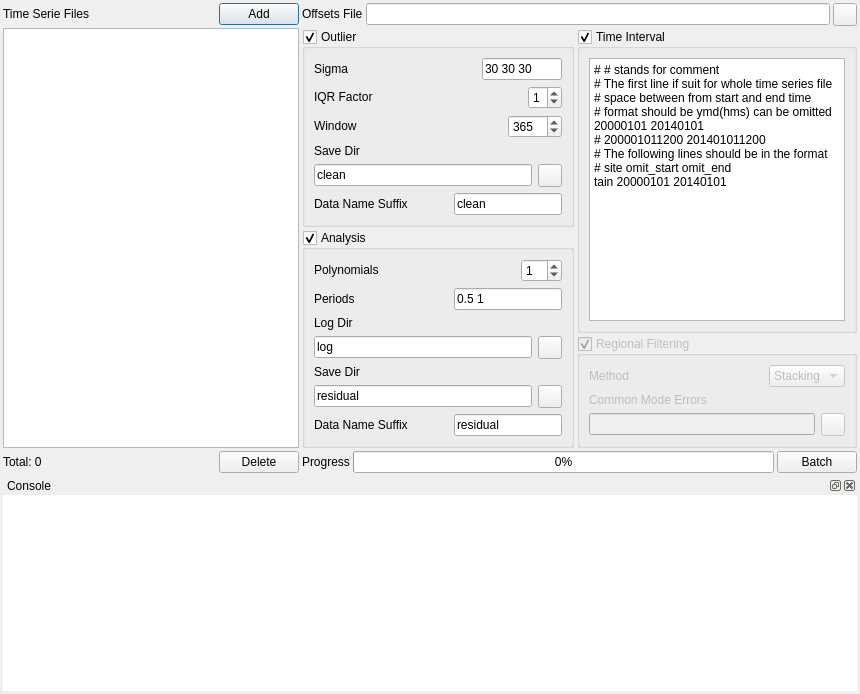
<?xml version="1.0" encoding="UTF-8"?>
<ui version="4.0">
 <class>Dialog</class>
 <widget class="QDialog" name="Dialog">
  <property name="geometry">
   <rect>
    <x>0</x>
    <y>0</y>
    <width>860</width>
    <height>694</height>
   </rect>
  </property>
  <property name="windowTitle">
   <string>TSAnalyzer Detrend</string>
  </property>
  <layout class="QGridLayout" name="gridLayout_2">
   <property name="margin">
    <number>3</number>
   </property>
   <property name="spacing">
    <number>3</number>
   </property>
   <item row="0" column="0">
    <layout class="QVBoxLayout" name="verticalLayout_7">
     <item>
      <layout class="QHBoxLayout" name="horizontalLayout_22">
       <item>
        <widget class="QLabel" name="label">
         <property name="focusPolicy">
          <enum>Qt::StrongFocus</enum>
         </property>
         <property name="text">
          <string>Time Serie Files</string>
         </property>
        </widget>
       </item>
       <item>
        <spacer name="horizontalSpacer_6">
         <property name="focusPolicy">
          <enum>Qt::StrongFocus</enum>
         </property>
         <property name="orientation">
          <enum>Qt::Horizontal</enum>
         </property>
         <property name="sizeHint" stdset="0">
          <size>
           <width>40</width>
           <height>20</height>
          </size>
         </property>
        </spacer>
       </item>
       <item>
        <widget class="QPushButton" name="selectButton">
         <property name="focusPolicy">
          <enum>Qt::StrongFocus</enum>
         </property>
         <property name="text">
          <string>Add</string>
         </property>
        </widget>
       </item>
      </layout>
     </item>
     <item>
      <widget class="QListWidget" name="listWidget">
       <property name="focusPolicy">
        <enum>Qt::StrongFocus</enum>
       </property>
       <property name="sortingEnabled">
        <bool>true</bool>
       </property>
      </widget>
     </item>
     <item>
      <layout class="QHBoxLayout" name="horizontalLayout_15">
       <item>
        <widget class="QLabel" name="countLabel">
         <property name="focusPolicy">
          <enum>Qt::StrongFocus</enum>
         </property>
         <property name="text">
          <string>Total: 0</string>
         </property>
        </widget>
       </item>
       <item>
        <spacer name="horizontalSpacer_20">
         <property name="focusPolicy">
          <enum>Qt::StrongFocus</enum>
         </property>
         <property name="orientation">
          <enum>Qt::Horizontal</enum>
         </property>
         <property name="sizeHint" stdset="0">
          <size>
           <width>40</width>
           <height>20</height>
          </size>
         </property>
        </spacer>
       </item>
       <item>
        <widget class="QPushButton" name="deleteButton">
         <property name="focusPolicy">
          <enum>Qt::StrongFocus</enum>
         </property>
         <property name="text">
          <string>Delete</string>
         </property>
        </widget>
       </item>
      </layout>
     </item>
    </layout>
   </item>
   <item row="1" column="0" colspan="2">
    <widget class="QDockWidget" name="dockWidget">
     <property name="focusPolicy">
      <enum>Qt::StrongFocus</enum>
     </property>
     <property name="windowTitle">
      <string>Console</string>
     </property>
     <widget class="QWidget" name="dockWidgetContents">
      <layout class="QGridLayout" name="gridLayout_6">
       <property name="margin">
        <number>0</number>
       </property>
       <property name="spacing">
        <number>0</number>
       </property>
       <item row="0" column="0">
        <widget class="QPlainTextEdit" name="consoleEdit">
         <property name="focusPolicy">
          <enum>Qt::StrongFocus</enum>
         </property>
         <property name="frameShape">
          <enum>QFrame::NoFrame</enum>
         </property>
         <property name="frameShadow">
          <enum>QFrame::Raised</enum>
         </property>
         <property name="lineWrapMode">
          <enum>QPlainTextEdit::WidgetWidth</enum>
         </property>
         <property name="readOnly">
          <bool>true</bool>
         </property>
        </widget>
       </item>
      </layout>
     </widget>
    </widget>
   </item>
   <item row="0" column="1">
    <layout class="QVBoxLayout" name="verticalLayout_8">
     <item>
      <layout class="QHBoxLayout" name="horizontalLayout">
       <item>
        <widget class="QLabel" name="label_2">
         <property name="focusPolicy">
          <enum>Qt::StrongFocus</enum>
         </property>
         <property name="text">
          <string>Offsets File</string>
         </property>
        </widget>
       </item>
       <item>
        <widget class="QLineEdit" name="offsetEdit">
         <property name="enabled">
          <bool>true</bool>
         </property>
         <property name="minimumSize">
          <size>
           <width>0</width>
           <height>0</height>
          </size>
         </property>
         <property name="focusPolicy">
          <enum>Qt::StrongFocus</enum>
         </property>
         <property name="readOnly">
          <bool>true</bool>
         </property>
        </widget>
       </item>
       <item>
        <widget class="QToolButton" name="offsetButton">
         <property name="focusPolicy">
          <enum>Qt::StrongFocus</enum>
         </property>
         <property name="text">
          <string/>
         </property>
        </widget>
       </item>
      </layout>
     </item>
     <item>
      <layout class="QHBoxLayout" name="horizontalLayout_11">
       <item>
        <layout class="QVBoxLayout" name="verticalLayout_5">
         <item>
          <widget class="QGroupBox" name="outlierGroup">
           <property name="focusPolicy">
            <enum>Qt::StrongFocus</enum>
           </property>
           <property name="title">
            <string>Outlier</string>
           </property>
           <property name="flat">
            <bool>false</bool>
           </property>
           <property name="checkable">
            <bool>true</bool>
           </property>
           <layout class="QGridLayout" name="gridLayout_4">
            <item row="2" column="0">
             <layout class="QHBoxLayout" name="horizontalLayout_8">
              <item>
               <widget class="QLabel" name="label_7">
                <property name="focusPolicy">
                 <enum>Qt::StrongFocus</enum>
                </property>
                <property name="text">
                 <string>Window</string>
                </property>
               </widget>
              </item>
              <item>
               <spacer name="horizontalSpacer_5">
                <property name="focusPolicy">
                 <enum>Qt::StrongFocus</enum>
                </property>
                <property name="orientation">
                 <enum>Qt::Horizontal</enum>
                </property>
                <property name="sizeHint" stdset="0">
                 <size>
                  <width>40</width>
                  <height>20</height>
                 </size>
                </property>
               </spacer>
              </item>
              <item>
               <widget class="QSpinBox" name="iqrWindowBox">
                <property name="focusPolicy">
                 <enum>Qt::StrongFocus</enum>
                </property>
                <property name="maximum">
                 <number>9999</number>
                </property>
                <property name="value">
                 <number>365</number>
                </property>
               </widget>
              </item>
             </layout>
            </item>
            <item row="0" column="0">
             <layout class="QHBoxLayout" name="horizontalLayout_6">
              <item>
               <widget class="QLabel" name="label_5">
                <property name="focusPolicy">
                 <enum>Qt::StrongFocus</enum>
                </property>
                <property name="text">
                 <string>Sigma</string>
                </property>
               </widget>
              </item>
              <item>
               <spacer name="horizontalSpacer_18">
                <property name="focusPolicy">
                 <enum>Qt::StrongFocus</enum>
                </property>
                <property name="orientation">
                 <enum>Qt::Horizontal</enum>
                </property>
                <property name="sizeHint" stdset="0">
                 <size>
                  <width>40</width>
                  <height>20</height>
                 </size>
                </property>
               </spacer>
              </item>
              <item>
               <widget class="QLineEdit" name="sigmaEdit">
                <property name="maximumSize">
                 <size>
                  <width>80</width>
                  <height>16777215</height>
                 </size>
                </property>
                <property name="focusPolicy">
                 <enum>Qt::StrongFocus</enum>
                </property>
                <property name="layoutDirection">
                 <enum>Qt::LeftToRight</enum>
                </property>
                <property name="inputMask">
                 <string/>
                </property>
                <property name="text">
                 <string>30 30 30</string>
                </property>
               </widget>
              </item>
             </layout>
            </item>
            <item row="3" column="0">
             <layout class="QVBoxLayout" name="verticalLayout_2">
              <item>
               <widget class="QLabel" name="label_19">
                <property name="focusPolicy">
                 <enum>Qt::StrongFocus</enum>
                </property>
                <property name="text">
                 <string>Save Dir</string>
                </property>
               </widget>
              </item>
              <item>
               <layout class="QHBoxLayout" name="horizontalLayout_4">
                <item>
                 <widget class="QLineEdit" name="outlierDirEdit">
                  <property name="enabled">
                   <bool>true</bool>
                  </property>
                  <property name="focusPolicy">
                   <enum>Qt::StrongFocus</enum>
                  </property>
                  <property name="text">
                   <string>clean</string>
                  </property>
                  <property name="readOnly">
                   <bool>true</bool>
                  </property>
                 </widget>
                </item>
                <item>
                 <widget class="QToolButton" name="outlierDirButton">
                  <property name="focusPolicy">
                   <enum>Qt::StrongFocus</enum>
                  </property>
                  <property name="text">
                   <string/>
                  </property>
                 </widget>
                </item>
               </layout>
              </item>
             </layout>
            </item>
            <item row="1" column="0">
             <layout class="QHBoxLayout" name="horizontalLayout_7">
              <item>
               <widget class="QLabel" name="label_6">
                <property name="focusPolicy">
                 <enum>Qt::StrongFocus</enum>
                </property>
                <property name="text">
                 <string>IQR Factor</string>
                </property>
               </widget>
              </item>
              <item>
               <spacer name="horizontalSpacer_4">
                <property name="focusPolicy">
                 <enum>Qt::StrongFocus</enum>
                </property>
                <property name="orientation">
                 <enum>Qt::Horizontal</enum>
                </property>
                <property name="sizeHint" stdset="0">
                 <size>
                  <width>40</width>
                  <height>20</height>
                 </size>
                </property>
               </spacer>
              </item>
              <item>
               <widget class="QSpinBox" name="iqrBox">
                <property name="focusPolicy">
                 <enum>Qt::StrongFocus</enum>
                </property>
                <property name="maximum">
                 <number>5</number>
                </property>
                <property name="value">
                 <number>1</number>
                </property>
               </widget>
              </item>
             </layout>
            </item>
            <item row="4" column="0">
             <layout class="QHBoxLayout" name="horizontalLayout_19">
              <item>
               <widget class="QLabel" name="label_20">
                <property name="focusPolicy">
                 <enum>Qt::StrongFocus</enum>
                </property>
                <property name="text">
                 <string>Data Name Suffix</string>
                </property>
               </widget>
              </item>
              <item>
               <spacer name="horizontalSpacer_19">
                <property name="focusPolicy">
                 <enum>Qt::StrongFocus</enum>
                </property>
                <property name="orientation">
                 <enum>Qt::Horizontal</enum>
                </property>
                <property name="sizeHint" stdset="0">
                 <size>
                  <width>40</width>
                  <height>20</height>
                 </size>
                </property>
               </spacer>
              </item>
              <item>
               <widget class="QLineEdit" name="outlierNameEdit">
                <property name="focusPolicy">
                 <enum>Qt::StrongFocus</enum>
                </property>
                <property name="text">
                 <string>clean</string>
                </property>
               </widget>
              </item>
             </layout>
            </item>
           </layout>
          </widget>
         </item>
         <item>
          <widget class="QGroupBox" name="analysisGroup">
           <property name="focusPolicy">
            <enum>Qt::StrongFocus</enum>
           </property>
           <property name="title">
            <string>Analysis</string>
           </property>
           <property name="checkable">
            <bool>true</bool>
           </property>
           <layout class="QVBoxLayout" name="verticalLayout_9">
            <item>
             <layout class="QHBoxLayout" name="horizontalLayout_24">
              <item>
               <widget class="QLabel" name="label_8">
                <property name="focusPolicy">
                 <enum>Qt::StrongFocus</enum>
                </property>
                <property name="text">
                 <string>Polynomials</string>
                </property>
               </widget>
              </item>
              <item>
               <spacer name="horizontalSpacer_7">
                <property name="focusPolicy">
                 <enum>Qt::StrongFocus</enum>
                </property>
                <property name="orientation">
                 <enum>Qt::Horizontal</enum>
                </property>
                <property name="sizeHint" stdset="0">
                 <size>
                  <width>40</width>
                  <height>20</height>
                 </size>
                </property>
               </spacer>
              </item>
              <item>
               <widget class="QSpinBox" name="polyBox">
                <property name="focusPolicy">
                 <enum>Qt::StrongFocus</enum>
                </property>
                <property name="value">
                 <number>1</number>
                </property>
               </widget>
              </item>
             </layout>
            </item>
            <item>
             <layout class="QHBoxLayout" name="horizontalLayout_25">
              <item>
               <widget class="QLabel" name="label_9">
                <property name="focusPolicy">
                 <enum>Qt::StrongFocus</enum>
                </property>
                <property name="text">
                 <string>Periods</string>
                </property>
               </widget>
              </item>
              <item>
               <spacer name="horizontalSpacer_8">
                <property name="focusPolicy">
                 <enum>Qt::StrongFocus</enum>
                </property>
                <property name="orientation">
                 <enum>Qt::Horizontal</enum>
                </property>
                <property name="sizeHint" stdset="0">
                 <size>
                  <width>40</width>
                  <height>20</height>
                 </size>
                </property>
               </spacer>
              </item>
              <item>
               <widget class="QLineEdit" name="periodEdit">
                <property name="enabled">
                 <bool>true</bool>
                </property>
                <property name="focusPolicy">
                 <enum>Qt::StrongFocus</enum>
                </property>
                <property name="text">
                 <string>0.5 1</string>
                </property>
               </widget>
              </item>
             </layout>
            </item>
            <item>
             <layout class="QVBoxLayout" name="verticalLayout_3">
              <item>
               <widget class="QLabel" name="label_10">
                <property name="focusPolicy">
                 <enum>Qt::StrongFocus</enum>
                </property>
                <property name="text">
                 <string>Log Dir</string>
                </property>
               </widget>
              </item>
              <item>
               <layout class="QHBoxLayout" name="horizontalLayout_5">
                <item>
                 <widget class="QLineEdit" name="logDirEdit">
                  <property name="enabled">
                   <bool>true</bool>
                  </property>
                  <property name="focusPolicy">
                   <enum>Qt::StrongFocus</enum>
                  </property>
                  <property name="text">
                   <string>log</string>
                  </property>
                  <property name="readOnly">
                   <bool>true</bool>
                  </property>
                 </widget>
                </item>
                <item>
                 <widget class="QToolButton" name="logDirButton">
                  <property name="focusPolicy">
                   <enum>Qt::StrongFocus</enum>
                  </property>
                  <property name="text">
                   <string/>
                  </property>
                 </widget>
                </item>
               </layout>
              </item>
             </layout>
            </item>
            <item>
             <layout class="QVBoxLayout" name="verticalLayout_4">
              <item>
               <widget class="QLabel" name="label_11">
                <property name="focusPolicy">
                 <enum>Qt::StrongFocus</enum>
                </property>
                <property name="text">
                 <string>Save Dir</string>
                </property>
               </widget>
              </item>
              <item>
               <layout class="QHBoxLayout" name="horizontalLayout_9">
                <item>
                 <widget class="QLineEdit" name="saveDirEdit">
                  <property name="enabled">
                   <bool>true</bool>
                  </property>
                  <property name="focusPolicy">
                   <enum>Qt::StrongFocus</enum>
                  </property>
                  <property name="text">
                   <string>residual</string>
                  </property>
                  <property name="readOnly">
                   <bool>true</bool>
                  </property>
                 </widget>
                </item>
                <item>
                 <widget class="QToolButton" name="saveDirButton">
                  <property name="focusPolicy">
                   <enum>Qt::StrongFocus</enum>
                  </property>
                  <property name="text">
                   <string/>
                  </property>
                 </widget>
                </item>
               </layout>
              </item>
             </layout>
            </item>
            <item>
             <layout class="QHBoxLayout" name="horizontalLayout_10">
              <item>
               <widget class="QLabel" name="label_14">
                <property name="focusPolicy">
                 <enum>Qt::StrongFocus</enum>
                </property>
                <property name="text">
                 <string>Data Name Suffix</string>
                </property>
               </widget>
              </item>
              <item>
               <spacer name="horizontalSpacer_10">
                <property name="focusPolicy">
                 <enum>Qt::StrongFocus</enum>
                </property>
                <property name="orientation">
                 <enum>Qt::Horizontal</enum>
                </property>
                <property name="sizeHint" stdset="0">
                 <size>
                  <width>40</width>
                  <height>20</height>
                 </size>
                </property>
               </spacer>
              </item>
              <item>
               <widget class="QLineEdit" name="saveNameEdit">
                <property name="focusPolicy">
                 <enum>Qt::StrongFocus</enum>
                </property>
                <property name="text">
                 <string>residual</string>
                </property>
               </widget>
              </item>
             </layout>
            </item>
           </layout>
          </widget>
         </item>
        </layout>
       </item>
       <item>
        <layout class="QVBoxLayout" name="verticalLayout">
         <item>
          <widget class="QGroupBox" name="timeGroup">
           <property name="focusPolicy">
            <enum>Qt::StrongFocus</enum>
           </property>
           <property name="title">
            <string>Time Interval</string>
           </property>
           <property name="checkable">
            <bool>true</bool>
           </property>
           <layout class="QGridLayout" name="gridLayout">
            <item row="0" column="0">
             <widget class="QPlainTextEdit" name="timeEdit">
              <property name="focusPolicy">
               <enum>Qt::StrongFocus</enum>
              </property>
              <property name="lineWrapMode">
               <enum>QPlainTextEdit::NoWrap</enum>
              </property>
              <property name="plainText">
               <string># # stands for comment
# The first line if suit for whole time series file
# space between from start and end time
# format should be ymd(hms) can be omitted
20000101 20140101
# 200001011200 201401011200
# The following lines should be in the format
# site omit_start omit_end
tain 20000101 20140101</string>
              </property>
             </widget>
            </item>
           </layout>
          </widget>
         </item>
         <item>
          <widget class="QGroupBox" name="stackingGroup">
           <property name="enabled">
            <bool>false</bool>
           </property>
           <property name="focusPolicy">
            <enum>Qt::StrongFocus</enum>
           </property>
           <property name="title">
            <string>Regional Filtering</string>
           </property>
           <property name="checkable">
            <bool>true</bool>
           </property>
           <layout class="QGridLayout" name="gridLayout_3">
            <item row="0" column="0">
             <layout class="QHBoxLayout" name="horizontalLayout_3">
              <item>
               <widget class="QLabel" name="label_4">
                <property name="focusPolicy">
                 <enum>Qt::StrongFocus</enum>
                </property>
                <property name="text">
                 <string>Method</string>
                </property>
               </widget>
              </item>
              <item>
               <spacer name="horizontalSpacer">
                <property name="focusPolicy">
                 <enum>Qt::StrongFocus</enum>
                </property>
                <property name="orientation">
                 <enum>Qt::Horizontal</enum>
                </property>
                <property name="sizeHint" stdset="0">
                 <size>
                  <width>40</width>
                  <height>20</height>
                 </size>
                </property>
               </spacer>
              </item>
              <item>
               <widget class="QComboBox" name="cmeBox">
                <property name="sizePolicy">
                 <sizepolicy hsizetype="Preferred" vsizetype="Fixed">
                  <horstretch>0</horstretch>
                  <verstretch>0</verstretch>
                 </sizepolicy>
                </property>
                <property name="focusPolicy">
                 <enum>Qt::StrongFocus</enum>
                </property>
                <item>
                 <property name="text">
                  <string>Stacking</string>
                 </property>
                </item>
                <item>
                 <property name="text">
                  <string>PCA</string>
                 </property>
                </item>
               </widget>
              </item>
             </layout>
            </item>
            <item row="1" column="0">
             <layout class="QVBoxLayout" name="verticalLayout_6">
              <item>
               <widget class="QLabel" name="label_3">
                <property name="focusPolicy">
                 <enum>Qt::StrongFocus</enum>
                </property>
                <property name="text">
                 <string>Common Mode Errors</string>
                </property>
               </widget>
              </item>
              <item>
               <layout class="QHBoxLayout" name="horizontalLayout_2">
                <item>
                 <widget class="QLineEdit" name="cmeEdit">
                  <property name="enabled">
                   <bool>false</bool>
                  </property>
                  <property name="focusPolicy">
                   <enum>Qt::StrongFocus</enum>
                  </property>
                  <property name="readOnly">
                   <bool>true</bool>
                  </property>
                 </widget>
                </item>
                <item>
                 <widget class="QToolButton" name="cmeButton">
                  <property name="focusPolicy">
                   <enum>Qt::StrongFocus</enum>
                  </property>
                  <property name="text">
                   <string/>
                  </property>
                 </widget>
                </item>
               </layout>
              </item>
             </layout>
            </item>
           </layout>
          </widget>
         </item>
        </layout>
       </item>
      </layout>
     </item>
     <item>
      <layout class="QHBoxLayout" name="horizontalLayout_23">
       <item>
        <widget class="QLabel" name="label_24">
         <property name="focusPolicy">
          <enum>Qt::StrongFocus</enum>
         </property>
         <property name="text">
          <string>Progress</string>
         </property>
        </widget>
       </item>
       <item>
        <widget class="QProgressBar" name="progressBar">
         <property name="focusPolicy">
          <enum>Qt::StrongFocus</enum>
         </property>
         <property name="value">
          <number>0</number>
         </property>
        </widget>
       </item>
       <item>
        <widget class="QPushButton" name="batchButton">
         <property name="focusPolicy">
          <enum>Qt::StrongFocus</enum>
         </property>
         <property name="text">
          <string>Batch</string>
         </property>
        </widget>
       </item>
      </layout>
     </item>
    </layout>
   </item>
  </layout>
 </widget>
 <resources/>
 <connections/>
</ui>
